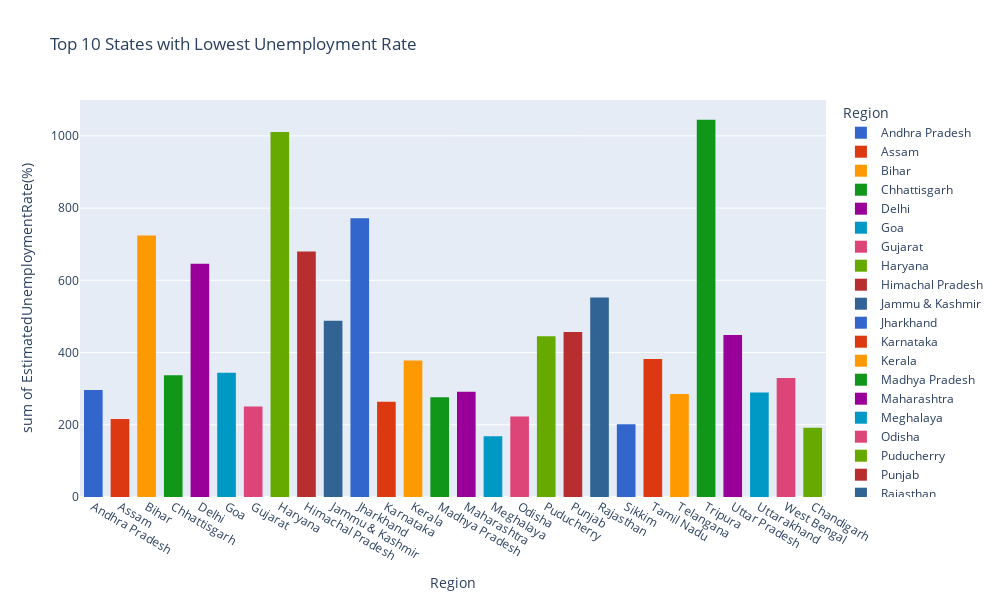

The cell this chart's notebook holds for it:
### Code cell
# Top 10 States with Lowest Unemployment Rate
fig = px.histogram(df, x='Region', y='EstimatedUnemploymentRate(%)', color='Region',
              title='Top 10 States with Lowest Unemployment Rate', color_discrete_sequence=px.colors.qualitative.G10)
fig.update_layout(width=1000, height=600, bargap=0.3)
fig.show()

### Figure 1 — Plotly figure (JSON) as saved in the notebook; plotly's stock layout.template omitted (floating-point values rounded to 4 significant figures)
{"data": [{"bingroup": "x", "histfunc": "sum", "hovertemplate": "Region=%{x}<br>sum of EstimatedUnemploymentRate(%)=%{y}<extra></extra>", "legendgroup": "Andhra Pradesh", "marker": {"color": "#3366CC", "pattern": {"shape": ""}}, "name": "Andhra Pradesh", "orientation": "v", "showlegend": true, "type": "histogram", "x": ["Andhra Pradesh", "Andhra Pradesh", "Andhra Pradesh", "Andhra Pradesh", "Andhra Pradesh", "Andhra Pradesh", "Andhra Pradesh", "Andhra Pradesh", "Andhra Pradesh", "Andhra Pradesh", "Andhra Pradesh", "Andhra Pradesh", "Andhra Pradesh", "Andhra Pradesh", "Andhra Pradesh", "Andhra Pradesh", "Andhra Pradesh", "Andhra Pradesh", "Andhra Pradesh", "Andhra Pradesh", "Andhra Pradesh", "Andhra Pradesh", "Andhra Pradesh", "Andhra Pradesh", "Andhra Pradesh", "Andhra Pradesh", "Andhra Pradesh", "Andhra Pradesh", "Andhra Pradesh", "Andhra Pradesh", "Andhra Pradesh", "Andhra Pradesh", "Andhra Pradesh", "Andhra Pradesh", "Andhra Pradesh", "Andhra Pradesh", "Andhra Pradesh", "Andhra Pradesh"], "xaxis": "x", "y": [3.65, 3.05, 3.75, 3.32, 5.17, 3.52, 4.12, 4.38, 4.84, 5.91, 4.06, 16.29, 14.46, 0.85, 6.09, 3.8, 5.64, 4.61, 6.01, 4.7, 7.54, 7.88, 7.11, 5.66, 9.88, 32.3, 24.91, 5.86, 5.48, 5.83, 5.79, 20.51, 17.43, 3.31, 8.34, 6.96, 6.4, 6.59], "yaxis": "y"}, {"bingroup": "x", "histfunc": "sum", "hovertemplate": "Region=%{x}<br>sum of EstimatedUnemploymentRate(%)=%{y}<extra></extra>", "legendgroup": "Assam", "marker": {"color": "#DC3912", "pattern": {"shape": ""}}, "name": "Assam", "orientation": "v", "showlegend": true, "type": "histogram", "x": ["Assam", "Assam", "Assam", "Assam", "Assam", "Assam", "Assam", "Assam", "Assam", "Assam", "Assam", "Assam", "Assam", "Assam", "Assam", "Assam", "Assam", "Assam", "Assam", "Assam", "Assam", "Assam", "Assam", "Assam", "Assam", "Assam", "Assam", "Assam", "Assam", "Assam", "Assam", "Assam", "Assam", "Assam", "Assam", "Assam"], "xaxis": "x", "y": [4.29, 5.08, 4.26, 5.79, 4.46, 4.65, 4.66, 4.29, 3.26, 3.77, 9.38, 0.0, 7.87, 9.89, 3.21, 10.39, 9.26, 11.17, 6.31, 5.02, 7.24, 9.98, 10.34, 8.37, 10.77, 3.42, 4.66, 4.41, 4.77, 11.06, 9.55, 0.6, 3.77, 5.53, 1.19, 3.02], "yaxis": "y"}, {"bingroup": "x", "histfunc": "sum", "hovertemplate": "Region=%{x}<br>sum of EstimatedUnemploymentRate(%)=%{y}<extra></extra>", "legendgroup": "Bihar", "marker": {"color": "#FF9900", "pattern": {"shape": ""}}, "name": "Bihar", "orientation": "v", "showlegend": true, "type": "histogram", "x": ["Bihar", "Bihar", "Bihar", "Bihar", "Bihar", "Bihar", "Bihar", "Bihar", "Bihar", "Bihar", "Bihar", "Bihar", "Bihar", "Bihar", "Bihar", "Bihar", "Bihar", "Bihar", "Bihar", "Bihar", "Bihar", "Bihar", "Bihar", "Bihar", "Bihar", "Bihar", "Bihar", "Bihar", "Bihar", "Bihar", "Bihar", "Bihar", "Bihar", "Bihar", "Bihar", "Bihar", "Bihar", "Bihar"], "xaxis": "x", "y": [9.27, 10.2, 13.44, 11.0, 8.87, 12.47, 12.4, 10.16, 9.13, 9.61, 15.39, 45.09, 47.26, 20.49, 19.9, 13.29, 16.41, 17.66, 20.46, 14.06, 17.62, 14.91, 20.69, 15.11, 15.73, 58.77, 37.87, 12.45, 10.61, 10.29, 15.43, 46.64, 45.96, 17.82, 12.79, 13.44, 11.91, 9.82], "yaxis": "y"}, {"bingroup": "x", "histfunc": "sum", "hovertemplate": "Region=%{x}<br>sum of EstimatedUnemploymentRate(%)=%{y}<extra></extra>", "legendgroup": "Chhattisgarh", "marker": {"color": "#109618", "pattern": {"shape": ""}}, "name": "Chhattisgarh", "orientation": "v", "showlegend": true, "type": "histogram", "x": ["Chhattisgarh", "Chhattisgarh", "Chhattisgarh", "Chhattisgarh", "Chhattisgarh", "Chhattisgarh", "Chhattisgarh", "Chhattisgarh", "Chhattisgarh", "Chhattisgarh", "Chhattisgarh", "Chhattisgarh", "Chhattisgarh", "Chhattisgarh", "Chhattisgarh", "Chhattisgarh", "Chhattisgarh", "Chhattisgarh", "Chhattisgarh", "Chhattisgarh", "Chhattisgarh", "Chhattisgarh", "Chhattisgarh", "Chhattisgarh", "Chhattisgarh", "Chhattisgarh", "Chhattisgarh", "Chhattisgarh", "Chhattisgarh", "Chhattisgarh", "Chhattisgarh", "Chhattisgarh", "Chhattisgarh", "Chhattisgarh", "Chhattisgarh", "Chhattisgarh", "Chhattisgarh", "Chhattisgarh"], "xaxis": "x", "y": [9.82, 6.76, 4.54, 4.64, 8.33, 6.96, 2.77, 6.11, 9.89, 7.89, 7.31, 0.0, 7.64, 10.14, 9.77, 11.77, 8.17, 6.29, 9.46, 10.27, 8.32, 3.57, 9.01, 9.79, 8.21, 20.13, 24.1, 27.07, 9.65, 8.38, 7.54, 3.41, 10.5, 14.23, 10.27, 5.63, 1.96, 6.62], "yaxis": "y"}, {"bingroup": "x", "histfunc": "sum", "hovertemplate": "Region=%{x}<br>sum of EstimatedUnemploymentRate(%)=%{y}<extra></extra>", "legendgroup": "Delhi", "marker": {"color": "#990099", "pattern": {"shape": ""}}, "name": "Delhi", "orientation": "v", "showlegend": true, "type": "histogram", "x": ["Delhi", "Delhi", "Delhi", "Delhi", "Delhi", "Delhi", "Delhi", "Delhi", "Delhi", "Delhi", "Delhi", "Delhi", "Delhi", "Delhi", "Delhi", "Delhi", "Delhi", "Delhi", "Delhi", "Delhi", "Delhi", "Delhi", "Delhi", "Delhi", "Delhi", "Delhi", "Delhi", "Delhi", "Delhi", "Delhi", "Delhi", "Delhi", "Delhi", "Delhi", "Delhi", "Delhi", "Delhi", "Delhi"], "xaxis": "x", "y": [12.56, 9.33, 11.07, 17.18, 12.5, 15.84, 11.11, 16.97, 13.48, 13.81, 15.18, 20.69, 22.76, 21.14, 12.31, 12.76, 14.68, 13.52, 20.59, 12.41, 16.11, 11.07, 22.45, 14.86, 17.09, 16.51, 45.78, 18.11, 22.23, 14.84, 17.04, 16.68, 42.27, 18.19, 20.3, 13.79, 12.53, 6.27], "yaxis": "y"}, {"bingroup": "x", "histfunc": "sum", "hovertemplate": "Region=%{x}<br>sum of EstimatedUnemploymentRate(%)=%{y}<extra></extra>", "legendgroup": "Goa", "marker": {"color": "#0099C6", "pattern": {"shape": ""}}, "name": "Goa", "orientation": "v", "showlegend": true, "type": "histogram", "x": ["Goa", "Goa", "Goa", "Goa", "Goa", "Goa", "Goa", "Goa", "Goa", "Goa", "Goa", "Goa", "Goa", "Goa", "Goa", "Goa", "Goa", "Goa", "Goa", "Goa", "Goa", "Goa", "Goa", "Goa", "Goa", "Goa", "Goa", "Goa", "Goa", "Goa", "Goa", "Goa", "Goa", "Goa"], "xaxis": "x", "y": [2.91, 5.45, 10.98, 1.98, 3.61, 7.21, 23.71, 3.54, 5.38, 0.0, 15.91, 20.0, 2.75, 13.33, 12.28, 4.9, 3.16, 12.31, 25.2, 16.22, 10.92, 4.31, 4.76, 11.76, 8.89, 2.81, 5.25, 13.31, 21.25, 9.96, 17.07, 16.21, 15.38, 11.54], "yaxis": "y"}, {"bingroup": "x", "histfunc": "sum", "hovertemplate": "Region=%{x}<br>sum of EstimatedUnemploymentRate(%)=%{y}<extra></extra>", "legendgroup": "Gujarat", "marker": {"color": "#DD4477", "pattern": {"shape": ""}}, "name": "Gujarat", "orientation": "v", "showlegend": true, "type": "histogram", "x": ["Gujarat", "Gujarat", "Gujarat", "Gujarat", "Gujarat", "Gujarat", "Gujarat", "Gujarat", "Gujarat", "Gujarat", "Gujarat", "Gujarat", "Gujarat", "Gujarat", "Gujarat", "Gujarat", "Gujarat", "Gujarat", "Gujarat", "Gujarat", "Gujarat", "Gujarat", "Gujarat", "Gujarat", "Gujarat", "Gujarat", "Gujarat", "Gujarat", "Gujarat", "Gujarat", "Gujarat", "Gujarat", "Gujarat", "Gujarat", "Gujarat", "Gujarat", "Gujarat", "Gujarat"], "xaxis": "x", "y": [2.88, 4.77, 4.58, 3.7, 6.29, 4.91, 4.68, 3.46, 5.35, 6.64, 7.59, 12.0, 14.58, 1.41, 4.09, 6.31, 5.15, 4.2, 5.96, 5.45, 7.53, 5.71, 5.82, 6.04, 5.39, 25.94, 11.62, 4.54, 5.54, 6.38, 6.66, 18.71, 12.11, 3.2, 1.84, 1.87, 3.42, 4.03], "yaxis": "y"}, {"bingroup": "x", "histfunc": "sum", "hovertemplate": "Region=%{x}<br>sum of EstimatedUnemploymentRate(%)=%{y}<extra></extra>", "legendgroup": "Haryana", "marker": {"color": "#66AA00", "pattern": {"shape": ""}}, "name": "Haryana", "orientation": "v", "showlegend": true, "type": "histogram", "x": ["Haryana", "Haryana", "Haryana", "Haryana", "Haryana", "Haryana", "Haryana", "Haryana", "Haryana", "Haryana", "Haryana", "Haryana", "Haryana", "Haryana", "Haryana", "Haryana", "Haryana", "Haryana", "Haryana", "Haryana", "Haryana", "Haryana", "Haryana", "Haryana", "Haryana", "Haryana", "Haryana", "Haryana", "Haryana", "Haryana", "Haryana", "Haryana", "Haryana", "Haryana", "Haryana", "Haryana", "Haryana", "Haryana"], "xaxis": "x", "y": [14.54, 23.08, 16.22, 30.94, 16.36, 24.17, 16.59, 29.56, 16.21, 27.19, 23.92, 41.61, 34.22, 35.57, 24.67, 20.42, 25.45, 24.19, 26.84, 21.04, 27.06, 23.65, 27.24, 23.29, 27.14, 46.89, 38.46, 29.41, 20.34, 25.77, 25.05, 43.22, 29.02, 26.7, 24.18, 33.5, 19.68, 27.31], "yaxis": "y"}, {"bingroup": "x", "histfunc": "sum", "hovertemplate": "Region=%{x}<br>sum of EstimatedUnemploymentRate(%)=%{y}<extra></extra>", "legendgroup": "Himachal Pradesh", "marker": {"color": "#B82E2E", "pattern": {"shape": ""}}, "name": "Himachal Pradesh", "orientation": "v", "showlegend": true, "type": "histogram", "x": ["Himachal Pradesh", "Himachal Pradesh", "Himachal Pradesh", "Himachal Pradesh", "Himachal Pradesh", "Himachal Pradesh", "Himachal Pradesh", "Himachal Pradesh", "Himachal Pradesh", "Himachal Pradesh", "Himachal Pradesh", "Himachal Pradesh", "Himachal Pradesh", "Himachal Pradesh", "Himachal Pradesh", "Himachal Pradesh", "Himachal Pradesh", "Himachal Pradesh", "Himachal Pradesh", "Himachal Pradesh", "Himachal Pradesh", "Himachal Pradesh", "Himachal Pradesh", "Himachal Pradesh", "Himachal Pradesh", "Himachal Pradesh", "Himachal Pradesh", "Himachal Pradesh", "Himachal Pradesh", "Himachal Pradesh", "Himachal Pradesh", "Himachal Pradesh", "Himachal Pradesh", "Himachal Pradesh", "Himachal Pradesh", "Himachal Pradesh", "Himachal Pradesh", "Himachal Pradesh"], "xaxis": "x", "y": [13.68, 11.43, 20.59, 18.56, 15.98, 15.81, 22.86, 19.46, 16.67, 15.42, 17.71, 2.13, 25.64, 1.12, 10.88, 21.43, 21.51, 24.48, 12.0, 23.77, 27.27, 25.32, 18.15, 27.31, 26.44, 2.7, 50.0, 10.81, 16.83, 16.84, 18.76, 2.2, 26.95, 13.47, 24.31, 15.79, 12.04, 13.46], "yaxis": "y"}, {"bingroup": "x", "histfunc": "sum", "hovertemplate": "Region=%{x}<br>sum of EstimatedUnemploymentRate(%)=%{y}<extra></extra>", "legendgroup": "Jammu & Kashmir", "marker": {"color": "#316395", "pattern": {"shape": ""}}, "name": "Jammu & Kashmir", "orientation": "v", "showlegend": true, "type": "histogram", "x": ["Jammu & Kashmir", "Jammu & Kashmir", "Jammu & Kashmir", "Jammu & Kashmir", "Jammu & Kashmir", "Jammu & Kashmir", "Jammu & Kashmir", "Jammu & Kashmir", "Jammu & Kashmir", "Jammu & Kashmir", "Jammu & Kashmir", "Jammu & Kashmir", "Jammu & Kashmir", "Jammu & Kashmir", "Jammu & Kashmir", "Jammu & Kashmir", "Jammu & Kashmir", "Jammu & Kashmir", "Jammu & Kashmir", "Jammu & Kashmir", "Jammu & Kashmir", "Jammu & Kashmir", "Jammu & Kashmir", "Jammu & Kashmir", "Jammu & Kashmir", "Jammu & Kashmir", "Jammu & Kashmir", "Jammu & Kashmir", "Jammu & Kashmir", "Jammu & Kashmir"], "xaxis": "x", "y": [12.78, 12.09, 13.67, 11.32, 19.27, 14.73, 22.19, 21.23, 16.0, 2.22, 18.97, 23.04, 19.88, 21.55, 24.06, 14.29, 7.02, 18.54, 19.86, 14.29, 12.96, 21.08, 20.78, 15.5, 18.74, 17.92, 10.88, 11.09, 16.17, 16.14], "yaxis": "y"}, {"bingroup": "x", "histfunc": "sum", "hovertemplate": "Region=%{x}<br>sum of EstimatedUnemploymentRate(%)=%{y}<extra></extra>", "legendgroup": "Jharkhand", "marker": {"color": "#3366CC", "pattern": {"shape": ""}}, "name": "Jharkhand", "orientation": "v", "showlegend": true, "type": "histogram", "x": ["Jharkhand", "Jharkhand", "Jharkhand", "Jharkhand", "Jharkhand", "Jharkhand", "Jharkhand", "Jharkhand", "Jharkhand", "Jharkhand", "Jharkhand", "Jharkhand", "Jharkhand", "Jharkhand", "Jharkhand", "Jharkhand", "Jharkhand", "Jharkhand", "Jharkhand", "Jharkhand", "Jharkhand", "Jharkhand", "Jharkhand", "Jharkhand", "Jharkhand", "Jharkhand", "Jharkhand", "Jharkhand", "Jharkhand", "Jharkhand", "Jharkhand", "Jharkhand", "Jharkhand", "Jharkhand", "Jharkhand", "Jharkhand", "Jharkhand", "Jharkhand"], "xaxis": "x", "y": [7.11, 8.46, 9.98, 12.06, 7.12, 6.57, 8.07, 15.15, 6.16, 9.06, 5.01, 41.72, 55.1, 21.53, 17.23, 20.51, 15.67, 20.25, 21.16, 19.05, 17.34, 22.01, 22.96, 19.67, 16.4, 61.48, 70.17, 19.38, 10.61, 11.85, 8.23, 47.09, 59.23, 20.95, 7.63, 9.76, 8.24, 11.8], "yaxis": "y"}, {"bingroup": "x", "histfunc": "sum", "hovertemplate": "Region=%{x}<br>sum of EstimatedUnemploymentRate(%)=%{y}<extra></extra>", "legendgroup": "Karnataka", "marker": {"color": "#DC3912", "pattern": {"shape": ""}}, "name": "Karnataka", "orientation": "v", "showlegend": true, "type": "histogram", "x": ["Karnataka", "Karnataka", "Karnataka", "Karnataka", "Karnataka", "Karnataka", "Karnataka", "Karnataka", "Karnataka", "Karnataka", "Karnataka", "Karnataka", "Karnataka", "Karnataka", "Karnataka", "Karnataka", "Karnataka", "Karnataka", "Karnataka", "Karnataka", "Karnataka", "Karnataka", "Karnataka", "Karnataka", "Karnataka", "Karnataka", "Karnataka", "Karnataka", "Karnataka", "Karnataka", "Karnataka", "Karnataka", "Karnataka", "Karnataka", "Karnataka", "Karnataka", "Karnataka", "Karnataka"], "xaxis": "x", "y": [5.46, 5.98, 0.52, 0.37, 3.2, 7.13, 1.19, 0.41, 2.57, 4.11, 2.39, 33.17, 23.72, 10.92, 6.56, 5.0, 2.29, 1.27, 3.57, 3.87, 3.44, 1.56, 3.31, 2.88, 4.92, 25.12, 15.88, 6.12, 2.86, 3.61, 3.46, 29.84, 19.97, 8.44, 4.01, 0.5, 2.41, 1.58], "yaxis": "y"}, {"bingroup": "x", "histfunc": "sum", "hovertemplate": "Region=%{x}<br>sum of EstimatedUnemploymentRate(%)=%{y}<extra></extra>", "legendgroup": "Kerala", "marker": {"color": "#FF9900", "pattern": {"shape": ""}}, "name": "Kerala", "orientation": "v", "showlegend": true, "type": "histogram", "x": ["Kerala", "Kerala", "Kerala", "Kerala", "Kerala", "Kerala", "Kerala", "Kerala", "Kerala", "Kerala", "Kerala", "Kerala", "Kerala", "Kerala", "Kerala", "Kerala", "Kerala", "Kerala", "Kerala", "Kerala", "Kerala", "Kerala", "Kerala", "Kerala", "Kerala", "Kerala", "Kerala", "Kerala", "Kerala", "Kerala", "Kerala", "Kerala", "Kerala", "Kerala", "Kerala", "Kerala", "Kerala", "Kerala"], "xaxis": "x", "y": [6.63, 9.0, 4.95, 10.32, 5.35, 9.14, 5.0, 10.77, 4.11, 8.91, 8.85, 10.71, 23.38, 27.66, 6.11, 6.67, 7.58, 7.69, 5.52, 5.35, 6.71, 7.31, 6.65, 6.08, 9.14, 21.43, 30.28, 12.17, 5.31, 7.6, 8.99, 16.99, 17.88, 9.71, 7.09, 10.98, 5.91, 3.88], "yaxis": "y"}, {"bingroup": "x", "histfunc": "sum", "hovertemplate": "Region=%{x}<br>sum of EstimatedUnemploymentRate(%)=%{y}<extra></extra>", "legendgroup": "Madhya Pradesh", "marker": {"color": "#109618", "pattern": {"shape": ""}}, "name": "Madhya Pradesh", "orientation": "v", "showlegend": true, "type": "histogram", "x": ["Madhya Pradesh", "Madhya Pradesh", "Madhya Pradesh", "Madhya Pradesh", "Madhya Pradesh", "Madhya Pradesh", "Madhya Pradesh", "Madhya Pradesh", "Madhya Pradesh", "Madhya Pradesh", "Madhya Pradesh", "Madhya Pradesh", "Madhya Pradesh", "Madhya Pradesh", "Madhya Pradesh", "Madhya Pradesh", "Madhya Pradesh", "Madhya Pradesh", "Madhya Pradesh", "Madhya Pradesh", "Madhya Pradesh", "Madhya Pradesh", "Madhya Pradesh", "Madhya Pradesh", "Madhya Pradesh", "Madhya Pradesh", "Madhya Pradesh", "Madhya Pradesh", "Madhya Pradesh", "Madhya Pradesh", "Madhya Pradesh", "Madhya Pradesh", "Madhya Pradesh", "Madhya Pradesh", "Madhya Pradesh", "Madhya Pradesh", "Madhya Pradesh", "Madhya Pradesh"], "xaxis": "x", "y": [3.63, 4.25, 3.92, 4.94, 3.08, 2.98, 2.72, 2.94, 3.66, 4.42, 1.19, 12.5, 22.46, 6.46, 3.91, 6.38, 7.38, 6.82, 7.0, 4.4, 6.06, 6.2, 5.17, 4.96, 4.8, 11.94, 40.49, 12.72, 4.11, 4.57, 2.22, 12.36, 21.98, 6.48, 5.08, 4.7, 3.91, 3.13], "yaxis": "y"}, {"bingroup": "x", "histfunc": "sum", "hovertemplate": "Region=%{x}<br>sum of EstimatedUnemploymentRate(%)=%{y}<extra></extra>", "legendgroup": "Maharashtra", "marker": {"color": "#990099", "pattern": {"shape": ""}}, "name": "Maharashtra", "orientation": "v", "showlegend": true, "type": "histogram", "x": ["Maharashtra", "Maharashtra", "Maharashtra", "Maharashtra", "Maharashtra", "Maharashtra", "Maharashtra", "Maharashtra", "Maharashtra", "Maharashtra", "Maharashtra", "Maharashtra", "Maharashtra", "Maharashtra", "Maharashtra", "Maharashtra", "Maharashtra", "Maharashtra", "Maharashtra", "Maharashtra", "Maharashtra", "Maharashtra", "Maharashtra", "Maharashtra", "Maharashtra", "Maharashtra", "Maharashtra", "Maharashtra", "Maharashtra", "Maharashtra", "Maharashtra", "Maharashtra", "Maharashtra", "Maharashtra", "Maharashtra", "Maharashtra", "Maharashtra", "Maharashtra"], "xaxis": "x", "y": [3.67, 4.34, 3.66, 3.76, 4.4, 3.81, 3.68, 3.03, 3.8, 4.24, 5.38, 25.28, 16.89, 9.4, 6.08, 6.46, 6.35, 7.57, 7.6, 7.51, 7.6, 7.83, 6.67, 5.34, 6.34, 14.99, 15.92, 10.01, 4.95, 4.69, 5.79, 20.9, 15.46, 9.23, 3.89, 6.23, 4.55, 4.1], "yaxis": "y"}, {"bingroup": "x", "histfunc": "sum", "hovertemplate": "Region=%{x}<br>sum of EstimatedUnemploymentRate(%)=%{y}<extra></extra>", "legendgroup": "Meghalaya", "marker": {"color": "#0099C6", "pattern": {"shape": ""}}, "name": "Meghalaya", "orientation": "v", "showlegend": true, "type": "histogram", "x": ["Meghalaya", "Meghalaya", "Meghalaya", "Meghalaya", "Meghalaya", "Meghalaya", "Meghalaya", "Meghalaya", "Meghalaya", "Meghalaya", "Meghalaya", "Meghalaya", "Meghalaya", "Meghalaya", "Meghalaya", "Meghalaya", "Meghalaya", "Meghalaya", "Meghalaya", "Meghalaya", "Meghalaya", "Meghalaya", "Meghalaya", "Meghalaya", "Meghalaya", "Meghalaya", "Meghalaya", "Meghalaya", "Meghalaya", "Meghalaya", "Meghalaya", "Meghalaya", "Meghalaya", "Meghalaya", "Meghalaya", "Meghalaya", "Meghalaya"], "xaxis": "x", "y": [3.16, 4.23, 1.03, 0.52, 0.24, 3.7, 1.5, 1.8, 0.97, 2.76, 1.28, 8.38, 3.73, 1.35, 8.4, 8.66, 4.43, 5.8, 5.3, 7.2, 3.02, 5.21, 4.76, 7.37, 2.8, 17.39, 14.58, 1.66, 3.59, 1.58, 10.03, 5.92, 1.15, 2.1, 3.74, 4.29, 4.6], "yaxis": "y"}, {"bingroup": "x", "histfunc": "sum", "hovertemplate": "Region=%{x}<br>sum of EstimatedUnemploymentRate(%)=%{y}<extra></extra>", "legendgroup": "Odisha", "marker": {"color": "#DD4477", "pattern": {"shape": ""}}, "name": "Odisha", "orientation": "v", "showlegend": true, "type": "histogram", "x": ["Odisha", "Odisha", "Odisha", "Odisha", "Odisha", "Odisha", "Odisha", "Odisha", "Odisha", "Odisha", "Odisha", "Odisha", "Odisha", "Odisha", "Odisha", "Odisha", "Odisha", "Odisha", "Odisha", "Odisha", "Odisha", "Odisha", "Odisha", "Odisha", "Odisha", "Odisha", "Odisha", "Odisha", "Odisha", "Odisha", "Odisha", "Odisha", "Odisha", "Odisha", "Odisha", "Odisha", "Odisha", "Odisha"], "xaxis": "x", "y": [4.17, 4.71, 3.31, 3.68, 4.31, 4.28, 4.72, 4.67, 1.81, 3.31, 15.09, 24.48, 9.45, 4.59, 2.95, 2.63, 1.78, 3.5, 3.78, 4.5, 2.23, 3.36, 2.28, 2.19, 3.96, 20.5, 10.0, 2.18, 1.9, 3.12, 13.08, 23.76, 11.41, 3.77, 1.88, 1.42, 2.1, 2.18], "yaxis": "y"}, {"bingroup": "x", "histfunc": "sum", "hovertemplate": "Region=%{x}<br>sum of EstimatedUnemploymentRate(%)=%{y}<extra></extra>", "legendgroup": "Puducherry", "marker": {"color": "#66AA00", "pattern": {"shape": ""}}, "name": "Puducherry", "orientation": "v", "showlegend": true, "type": "histogram", "x": ["Puducherry", "Puducherry", "Puducherry", "Puducherry", "Puducherry", "Puducherry", "Puducherry", "Puducherry", "Puducherry", "Puducherry", "Puducherry", "Puducherry", "Puducherry", "Puducherry", "Puducherry", "Puducherry", "Puducherry", "Puducherry", "Puducherry", "Puducherry", "Puducherry", "Puducherry", "Puducherry", "Puducherry", "Puducherry", "Puducherry", "Puducherry", "Puducherry", "Puducherry", "Puducherry", "Puducherry", "Puducherry", "Puducherry", "Puducherry", "Puducherry", "Puducherry"], "xaxis": "x", "y": [0.0, 0.0, 0.0, 4.85, 0.0, 1.18, 0.0, 1.99, 0.58, 1.74, 2.31, 74.51, 1.25, 0.0, 0.0, 8.95, 1.22, 1.17, 1.37, 5.21, 0.57, 1.78, 0.62, 76.74, 75.0, 4.55, 0.58, 1.76, 1.2, 75.85, 58.19, 4.24, 15.47, 5.05, 10.9, 6.18], "yaxis": "y"}, {"bingroup": "x", "histfunc": "sum", "hovertemplate": "Region=%{x}<br>sum of EstimatedUnemploymentRate(%)=%{y}<extra></extra>", "legendgroup": "Punjab", "marker": {"color": "#B82E2E", "pattern": {"shape": ""}}, "name": "Punjab", "orientation": "v", "showlegend": true, "type": "histogram", "x": ["Punjab", "Punjab", "Punjab", "Punjab", "Punjab", "Punjab", "Punjab", "Punjab", "Punjab", "Punjab", "Punjab", "Punjab", "Punjab", "Punjab", "Punjab", "Punjab", "Punjab", "Punjab", "Punjab", "Punjab", "Punjab", "Punjab", "Punjab", "Punjab", "Punjab", "Punjab", "Punjab", "Punjab", "Punjab", "Punjab", "Punjab", "Punjab", "Punjab", "Punjab", "Punjab", "Punjab", "Punjab", "Punjab"], "xaxis": "x", "y": [9.17, 12.21, 9.64, 6.69, 8.59, 12.56, 7.07, 6.13, 9.69, 10.41, 10.51, 3.69, 40.59, 20.0, 13.49, 13.17, 11.61, 11.99, 15.69, 13.75, 10.39, 11.97, 13.68, 11.99, 9.97, 1.13, 20.54, 10.55, 11.11, 10.97, 10.32, 2.86, 28.33, 16.55, 9.19, 10.99, 9.61, 9.88], "yaxis": "y"}, {"bingroup": "x", "histfunc": "sum", "hovertemplate": "Region=%{x}<br>sum of EstimatedUnemploymentRate(%)=%{y}<extra></extra>", "legendgroup": "Rajasthan", "marker": {"color": "#316395", "pattern": {"shape": ""}}, "name": "Rajasthan", "orientation": "v", "showlegend": true, "type": "histogram", "x": ["Rajasthan", "Rajasthan", "Rajasthan", "Rajasthan", "Rajasthan", "Rajasthan", "Rajasthan", "Rajasthan", "Rajasthan", "Rajasthan", "Rajasthan", "Rajasthan", "Rajasthan", "Rajasthan", "Rajasthan", "Rajasthan", "Rajasthan", "Rajasthan", "Rajasthan", "Rajasthan", "Rajasthan", "Rajasthan", "Rajasthan", "Rajasthan", "Rajasthan", "Rajasthan", "Rajasthan", "Rajasthan", "Rajasthan", "Rajasthan", "Rajasthan", "Rajasthan", "Rajasthan", "Rajasthan", "Rajasthan", "Rajasthan", "Rajasthan", "Rajasthan"], "xaxis": "x", "y": [4.03, 13.7, 9.7, 12.5, 5.45, 14.66, 10.47, 13.96, 8.0, 14.48, 9.47, 12.25, 10.45, 13.86, 13.62, 14.36, 11.67, 14.71, 12.63, 13.02, 14.3, 18.04, 18.82, 17.02, 18.54, 35.53, 25.35, 13.04, 10.97, 15.16, 11.9, 17.7, 15.74, 14.39, 15.81, 17.51, 15.35, 24.15], "yaxis": "y"}, {"bingroup": "x", "histfunc": "sum", "hovertemplate": "Region=%{x}<br>sum of EstimatedUnemploymentRate(%)=%{y}<extra></extra>", "legendgroup": "Sikkim", "marker": {"color": "#3366CC", "pattern": {"shape": ""}}, "name": "Sikkim", "orientation": "v", "showlegend": true, "type": "histogram", "x": ["Sikkim", "Sikkim", "Sikkim", "Sikkim", "Sikkim", "Sikkim", "Sikkim", "Sikkim", "Sikkim", "Sikkim", "Sikkim", "Sikkim", "Sikkim", "Sikkim", "Sikkim", "Sikkim", "Sikkim", "Sikkim", "Sikkim", "Sikkim", "Sikkim", "Sikkim", "Sikkim", "Sikkim", "Sikkim"], "xaxis": "x", "y": [5.48, 13.11, 1.0, 0.0, 5.81, 8.2, 7.76, 2.56, 4.82, 4.81, 9.68, 4.04, 7.37, 20.45, 5.77, 19.75, 2.63, 23.57, 2.28, 24.51, 4.46, 4.45, 12.49, 5.7, 0.88], "yaxis": "y"}, {"bingroup": "x", "histfunc": "sum", "hovertemplate": "Region=%{x}<br>sum of EstimatedUnemploymentRate(%)=%{y}<extra></extra>", "legendgroup": "Tamil Nadu", "marker": {"color": "#DC3912", "pattern": {"shape": ""}}, "name": "Tamil Nadu", "orientation": "v", "showlegend": true, "type": "histogram", "x": ["Tamil Nadu", "Tamil Nadu", "Tamil Nadu", "Tamil Nadu", "Tamil Nadu", "Tamil Nadu", "Tamil Nadu", "Tamil Nadu", "Tamil Nadu", "Tamil Nadu", "Tamil Nadu", "Tamil Nadu", "Tamil Nadu", "Tamil Nadu", "Tamil Nadu", "Tamil Nadu", "Tamil Nadu", "Tamil Nadu", "Tamil Nadu", "Tamil Nadu", "Tamil Nadu", "Tamil Nadu", "Tamil Nadu", "Tamil Nadu", "Tamil Nadu", "Tamil Nadu", "Tamil Nadu", "Tamil Nadu", "Tamil Nadu", "Tamil Nadu", "Tamil Nadu", "Tamil Nadu", "Tamil Nadu", "Tamil Nadu", "Tamil Nadu", "Tamil Nadu", "Tamil Nadu", "Tamil Nadu"], "xaxis": "x", "y": [0.97, 0.92, 6.01, 2.91, 1.71, 1.46, 2.46, 3.73, 1.18, 1.17, 6.36, 53.19, 38.73, 2.06, 0.89, 1.56, 3.18, 9.53, 1.86, 1.13, 2.65, 8.05, 2.05, 3.31, 6.46, 45.55, 25.95, 24.93, 1.57, 2.09, 6.4, 49.83, 33.16, 12.2, 6.81, 2.65, 5.0, 2.16], "yaxis": "y"}, {"bingroup": "x", "histfunc": "sum", "hovertemplate": "Region=%{x}<br>sum of EstimatedUnemploymentRate(%)=%{y}<extra></extra>", "legendgroup": "Telangana", "marker": {"color": "#FF9900", "pattern": {"shape": ""}}, "name": "Telangana", "orientation": "v", "showlegend": true, "type": "histogram", "x": ["Telangana", "Telangana", "Telangana", "Telangana", "Telangana", "Telangana", "Telangana", "Telangana", "Telangana", "Telangana", "Telangana", "Telangana", "Telangana", "Telangana", "Telangana", "Telangana", "Telangana", "Telangana", "Telangana", "Telangana", "Telangana", "Telangana", "Telangana", "Telangana", "Telangana", "Telangana", "Telangana", "Telangana", "Telangana", "Telangana", "Telangana", "Telangana", "Telangana", "Telangana", "Telangana", "Telangana", "Telangana", "Telangana"], "xaxis": "x", "y": [2.23, 5.92, 2.45, 1.4, 5.49, 7.29, 6.47, 1.35, 5.02, 9.02, 5.63, 4.51, 34.01, 19.3, 1.52, 1.43, 3.73, 4.19, 6.19, 6.74, 5.23, 4.22, 6.49, 6.74, 6.1, 10.5, 36.57, 6.92, 5.49, 8.29, 5.77, 6.25, 14.7, 10.55, 5.36, 5.79, 3.27, 2.86], "yaxis": "y"}, {"bingroup": "x", "histfunc": "sum", "hovertemplate": "Region=%{x}<br>sum of EstimatedUnemploymentRate(%)=%{y}<extra></extra>", "legendgroup": "Tripura", "marker": {"color": "#109618", "pattern": {"shape": ""}}, "name": "Tripura", "orientation": "v", "showlegend": true, "type": "histogram", "x": ["Tripura", "Tripura", "Tripura", "Tripura", "Tripura", "Tripura", "Tripura", "Tripura", "Tripura", "Tripura", "Tripura", "Tripura", "Tripura", "Tripura", "Tripura", "Tripura", "Tripura", "Tripura", "Tripura", "Tripura", "Tripura", "Tripura", "Tripura", "Tripura", "Tripura", "Tripura", "Tripura", "Tripura", "Tripura", "Tripura", "Tripura", "Tripura", "Tripura", "Tripura", "Tripura", "Tripura", "Tripura", "Tripura"], "xaxis": "x", "y": [29.25, 26.64, 22.47, 25.49, 30.23, 27.54, 25.25, 26.53, 31.91, 26.22, 31.61, 43.64, 14.71, 18.84, 34.69, 25.59, 25.81, 33.45, 33.57, 26.67, 27.15, 33.48, 34.37, 33.88, 25.69, 34.88, 16.78, 27.47, 32.67, 28.4, 29.95, 41.23, 21.51, 21.71, 18.24, 27.92, 17.35, 11.57], "yaxis": "y"}, {"bingroup": "x", "histfunc": "sum", "hovertemplate": "Region=%{x}<br>sum of EstimatedUnemploymentRate(%)=%{y}<extra></extra>", "legendgroup": "Uttar Pradesh", "marker": {"color": "#990099", "pattern": {"shape": ""}}, "name": "Uttar Pradesh", "orientation": "v", "showlegend": true, "type": "histogram", "x": ["Uttar Pradesh", "Uttar Pradesh", "Uttar Pradesh", "Uttar Pradesh", "Uttar Pradesh", "Uttar Pradesh", "Uttar Pradesh", "Uttar Pradesh", "Uttar Pradesh", "Uttar Pradesh", "Uttar Pradesh", "Uttar Pradesh", "Uttar Pradesh", "Uttar Pradesh", "Uttar Pradesh", "Uttar Pradesh", "Uttar Pradesh", "Uttar Pradesh", "Uttar Pradesh", "Uttar Pradesh", "Uttar Pradesh", "Uttar Pradesh", "Uttar Pradesh", "Uttar Pradesh", "Uttar Pradesh", "Uttar Pradesh", "Uttar Pradesh", "Uttar Pradesh", "Uttar Pradesh", "Uttar Pradesh", "Uttar Pradesh", "Uttar Pradesh", "Uttar Pradesh", "Uttar Pradesh", "Uttar Pradesh", "Uttar Pradesh", "Uttar Pradesh", "Uttar Pradesh"], "xaxis": "x", "y": [10.26, 11.13, 9.19, 11.47, 6.45, 10.18, 6.94, 8.43, 6.06, 8.12, 9.37, 19.92, 16.89, 8.51, 14.4, 11.62, 11.8, 14.73, 13.58, 10.35, 11.31, 12.37, 12.34, 11.65, 12.32, 26.94, 32.06, 13.05, 7.58, 8.98, 10.11, 21.54, 20.41, 9.47, 5.56, 5.79, 4.18, 3.75], "yaxis": "y"}, {"bingroup": "x", "histfunc": "sum", "hovertemplate": "Region=%{x}<br>sum of EstimatedUnemploymentRate(%)=%{y}<extra></extra>", "legendgroup": "Uttarakhand", "marker": {"color": "#0099C6", "pattern": {"shape": ""}}, "name": "Uttarakhand", "orientation": "v", "showlegend": true, "type": "histogram", "x": ["Uttarakhand", "Uttarakhand", "Uttarakhand", "Uttarakhand", "Uttarakhand", "Uttarakhand", "Uttarakhand", "Uttarakhand", "Uttarakhand", "Uttarakhand", "Uttarakhand", "Uttarakhand", "Uttarakhand", "Uttarakhand", "Uttarakhand", "Uttarakhand", "Uttarakhand", "Uttarakhand", "Uttarakhand", "Uttarakhand", "Uttarakhand", "Uttarakhand", "Uttarakhand", "Uttarakhand", "Uttarakhand", "Uttarakhand", "Uttarakhand", "Uttarakhand", "Uttarakhand", "Uttarakhand", "Uttarakhand", "Uttarakhand", "Uttarakhand", "Uttarakhand", "Uttarakhand", "Uttarakhand", "Uttarakhand"], "xaxis": "x", "y": [1.63, 4.65, 5.74, 6.11, 3.47, 4.83, 5.56, 4.52, 4.17, 4.85, 3.66, 3.57, 10.71, 9.17, 4.69, 6.94, 7.43, 9.62, 4.72, 6.34, 7.39, 8.92, 5.28, 8.15, 13.18, 17.36, 5.08, 5.49, 4.99, 19.85, 6.48, 8.01, 8.61, 12.38, 14.26, 22.26, 9.23], "yaxis": "y"}, {"bingroup": "x", "histfunc": "sum", "hovertemplate": "Region=%{x}<br>sum of EstimatedUnemploymentRate(%)=%{y}<extra></extra>", "legendgroup": "West Bengal", "marker": {"color": "#DD4477", "pattern": {"shape": ""}}, "name": "West Bengal", "orientation": "v", "showlegend": true, "type": "histogram", "x": ["West Bengal", "West Bengal", "West Bengal", "West Bengal", "West Bengal", "West Bengal", "West Bengal", "West Bengal", "West Bengal", "West Bengal", "West Bengal", "West Bengal", "West Bengal", "West Bengal", "West Bengal", "West Bengal", "West Bengal", "West Bengal", "West Bengal", "West Bengal", "West Bengal", "West Bengal", "West Bengal", "West Bengal", "West Bengal", "West Bengal", "West Bengal", "West Bengal", "West Bengal", "West Bengal", "West Bengal", "West Bengal", "West Bengal", "West Bengal", "West Bengal", "West Bengal", "West Bengal", "West Bengal"], "xaxis": "x", "y": [6.02, 5.85, 5.62, 5.58, 5.26, 6.78, 5.83, 5.79, 6.79, 3.78, 7.02, 18.32, 18.43, 4.94, 7.25, 7.38, 7.91, 7.27, 7.79, 7.83, 6.61, 7.24, 7.27, 7.55, 6.67, 15.63, 15.22, 9.86, 6.94, 4.92, 6.92, 17.41, 17.41, 7.29, 6.83, 14.87, 9.35, 9.98], "yaxis": "y"}, {"bingroup": "x", "histfunc": "sum", "hovertemplate": "Region=%{x}<br>sum of EstimatedUnemploymentRate(%)=%{y}<extra></extra>", "legendgroup": "Chandigarh", "marker": {"color": "#66AA00", "pattern": {"shape": ""}}, "name": "Chandigarh", "orientation": "v", "showlegend": true, "type": "histogram", "x": ["Chandigarh", "Chandigarh", "Chandigarh", "Chandigarh", "Chandigarh", "Chandigarh", "Chandigarh", "Chandigarh", "Chandigarh", "Chandigarh", "Chandigarh", "Chandigarh"], "xaxis": "x", "y": [18.35, 12.4, 21.8, 9.52, 20.14, 13.99, 22.05, 8.33, 20.0, 16.67, 21.43, 7.22], "yaxis": "y"}], "layout": {"bargap": 0.3, "barmode": "relative", "height": 600, "legend": {"title": {"text": "Region"}, "tracegroupgap": 0}, "title": {"text": "Top 10 States with Lowest Unemployment Rate"}, "width": 1000, "xaxis": {"anchor": "y", "categoryarray": ["Andhra Pradesh", "Assam", "Bihar", "Chhattisgarh", "Delhi", "Goa", "Gujarat", "Haryana", "Himachal Pradesh", "Jammu & Kashmir", "Jharkhand", "Karnataka", "Kerala", "Madhya Pradesh", "Maharashtra", "Meghalaya", "Odisha", "Puducherry", "Punjab", "Rajasthan", "Sikkim", "Tamil Nadu", "Telangana", "Tripura", "Uttar Pradesh", "Uttarakhand", "West Bengal", "Chandigarh"], "categoryorder": "array", "domain": [0, 1], "title": {"text": "Region"}}, "yaxis": {"anchor": "x", "domain": [0, 1], "title": {"text": "sum of EstimatedUnemploymentRate(%)"}}}}
